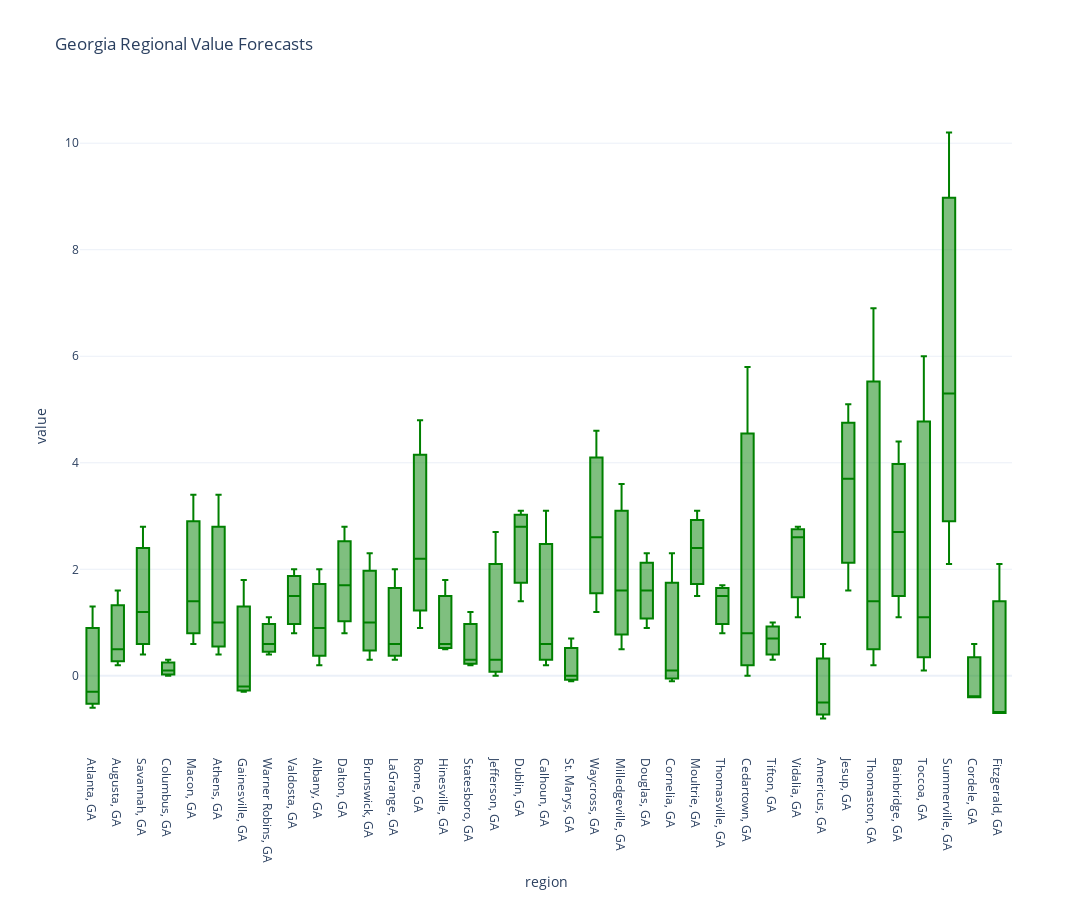

Source (notebook cell):
### Code cell
px.box(georgia, y=['feb', 'apr', 'jan_24'], x=georgia.region, title='Georgia Regional Value Forecasts', template='plotly_white', color_discrete_sequence=['green', 'orange', 'white'], height=900, width=1400)

### Figure 1 — Plotly figure (JSON) as saved in the notebook; plotly's stock layout.template omitted (floating-point values rounded to 4 significant figures)
{"data": [{"alignmentgroup": "True", "hovertemplate": "region=%{x}<br>value=%{y}<extra></extra>", "legendgroup": "", "marker": {"color": "green"}, "name": "", "notched": false, "offsetgroup": "", "orientation": "v", "showlegend": false, "type": "box", "x": ["Atlanta, GA", "Augusta, GA", "Savannah, GA", "Columbus, GA", "Macon, GA", "Athens, GA", "Gainesville, GA", "Warner Robins, GA", "Valdosta, GA", "Albany, GA", "Dalton, GA", "Brunswick, GA", "LaGrange, GA", "Rome, GA", "Hinesville, GA", "Statesboro, GA", "Jefferson, GA", "Dublin, GA", "Calhoun, GA", "St. Marys, GA", "Waycross, GA", "Milledgeville, GA", "Douglas, GA", "Cornelia, GA", "Moultrie, GA", "Thomasville, GA", "Cedartown, GA", "Tifton, GA", "Vidalia, GA", "Americus, GA", "Jesup, GA", "Thomaston, GA", "Bainbridge, GA", "Toccoa, GA", "Summerville, GA", "Cordele, GA", "Fitzgerald, GA", "Atlanta, GA", "Augusta, GA", "Savannah, GA", "Columbus, GA", "Macon, GA", "Athens, GA", "Gainesville, GA", "Warner Robins, GA", "Valdosta, GA", "Albany, GA", "Dalton, GA", "Brunswick, GA", "LaGrange, GA", "Rome, GA", "Hinesville, GA", "Statesboro, GA", "Jefferson, GA", "Dublin, GA", "Calhoun, GA", "St. Marys, GA", "Waycross, GA", "Milledgeville, GA", "Douglas, GA", "Cornelia, GA", "Moultrie, GA", "Thomasville, GA", "Cedartown, GA", "Tifton, GA", "Vidalia, GA", "Americus, GA", "Jesup, GA", "Thomaston, GA", "Bainbridge, GA", "Toccoa, GA", "Summerville, GA", "Cordele, GA", "Fitzgerald, GA", "Atlanta, GA", "Augusta, GA", "Savannah, GA", "Columbus, GA", "Macon, GA", "Athens, GA", "Gainesville, GA", "Warner Robins, GA", "Valdosta, GA", "Albany, GA", "Dalton, GA", "Brunswick, GA", "LaGrange, GA", "Rome, GA", "Hinesville, GA", "Statesboro, GA", "Jefferson, GA", "Dublin, GA", "Calhoun, GA", "St. Marys, GA", "Waycross, GA", "Milledgeville, GA", "Douglas, GA", "Cornelia, GA", "Moultrie, GA", "Thomasville, GA", "Cedartown, GA", "Tifton, GA", "Vidalia, GA", "Americus, GA", "Jesup, GA", "Thomaston, GA", "Bainbridge, GA", "Toccoa, GA", "Summerville, GA", "Cordele, GA", "Fitzgerald, GA"], "x0": " ", "xaxis": "x", "y": [-0.3, 0.2, 0.4, 0.1, 0.6, 0.4, -0.2, 0.4, 0.8, 0.2, 0.8, 0.3, 0.3, 0.9, 0.5, 0.2, 0, 1.4, 0.2, 0, 1.2, 0.5, 0.9, -0.1, 1.5, 0.8, 0, 0.7, 1.1, -0.5, 1.6, 0.2, 1.1, 0.1, 2.1, -0.4, -0.7, -0.6, 0.5, 1.2, 0, 1.4, 1, -0.3, 0.6, 1.5, 0.9, 1.7, 1, 0.6, 2.2, 0.6, 0.3, 0.3, 2.8, 0.6, -0.1, 2.6, 1.6, 1.6, 0.1, 3.1, 1.5, 0.8, 1, 2.6, -0.8, 3.7, 1.4, 2.7, 1.1, 5.3, -0.4, -0.7, 1.3, 1.6, 2.8, 0.3, 3.4, 3.4, 1.8, 1.1, 2, 2, 2.8, 2.3, 2, 4.8, 1.8, 1.2, 2.7, 3.1, 3.1, 0.7, 4.6, 3.6, 2.3, 2.3, 2.4, 1.7, 5.8, 0.3, 2.8, 0.6, 5.1, 6.9, 4.4, 6, 10.2, 0.6, 2.1], "y0": " ", "yaxis": "y"}], "layout": {"boxmode": "group", "height": 900, "legend": {"tracegroupgap": 0}, "title": {"text": "Georgia Regional Value Forecasts"}, "width": 1400, "xaxis": {"anchor": "y", "domain": [0, 1], "title": {"text": "region"}}, "yaxis": {"anchor": "x", "domain": [0, 1], "title": {"text": "value"}}}}
